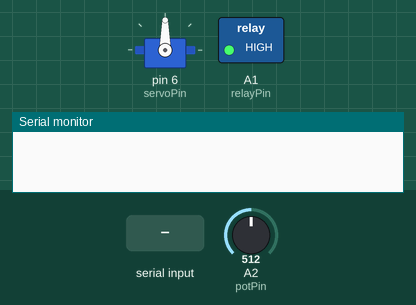
Simulated run of this sketch. Board: Arduino Uno, built with avr-gcc and run on an emulated ATmega328P. On the bench: servo, switched loads named in the sketch (green lamp = pin HIGH), the last lines printed to the serial monitor. Inputs (shaded band) come from the test bench; at power-on: A2 (potPin) = 512.

Above: at 1.4 s.
1.5 s: "a" received over Serial
At 2.7 s:
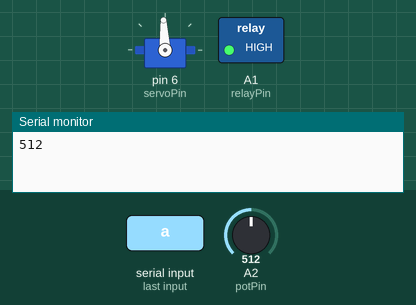
3.0 s: "d" received over Serial
At 3.9 s:
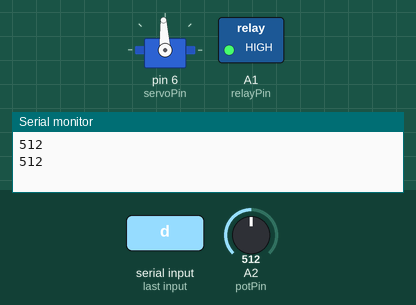
Timing chart, 0 to 6.0 s (numbered marks = the images above; inputs shaded):
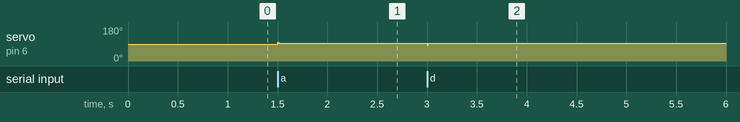

The sketch:

Mapping_Loop.ino
```cpp
#include <Servo.h>

/*
This code is for mapping the potentiometer to the switch
Via serial communicaiton, characters 'a' and 'd' are used to move the servo forward and backward in pulsed steps and the potentiometer value is printed to the serial monitor.
Characters 'q' and 'e' are used to move the servo to the left and right at full speed. 's' is used to stop the servo.
*/

// Pin definitions
const int potPin = A2;
const int servoPin = 6;
const int relayPin = A1;
Servo myServo;

// Function definitions
void pulseForward() {
  myServo.writeMicroseconds(1400);
  delay(10);
  myServo.writeMicroseconds(1500);
}

void pulseBackward() {
  myServo.writeMicroseconds(1570);
  delay(10);
  myServo.writeMicroseconds(1500);
}

void setup() {
  myServo.attach(servoPin);
  Serial.begin(9600);

  pinMode(relayPin, OUTPUT);
  digitalWrite(relayPin, HIGH);

  delay(200);
}

void loop() {
  if (Serial.available() > 0) {
    char input = Serial.read();

    if (input == 'a') {
      pulseBackward();
      delay(100);
      Serial.println(analogRead(potPin));
    } else if (input == 'd') {
      pulseForward();
      delay(100);
      Serial.println(analogRead(potPin));
    } else if (input == 'q') {
      myServo.writeMicroseconds(1430);
    } else if (input == 'e') {
      myServo.writeMicroseconds(1550);
    } else if (input == 's') {
      myServo.writeMicroseconds(1500);
    }
  }
}
```

Measured:
- after the input at 1.5 s, servo on pin 6 (servoPin): 90° → 93° at once
- after the input at 3.0 s, servo on pin 6 (servoPin): 93° → 83° at once, → 93° 0.01 s later
